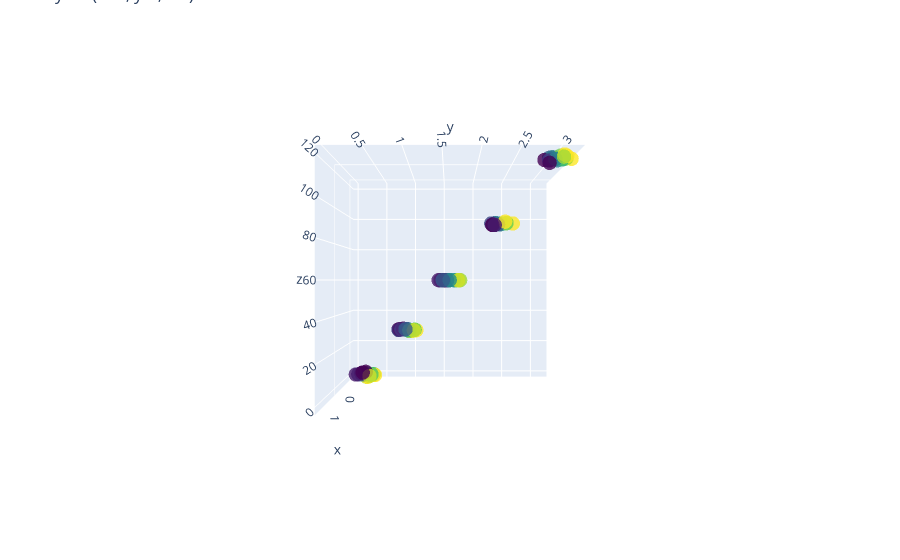

The notebook cell this image was saved under:
### Code cell
name = 'eye = (x:2., y:0, z:0)'
camera = dict(
    eye=dict(x=3, y=0, z=0)
)


fig_c1.update_layout(scene_camera=camera, title=name)
fig_c1.show()
